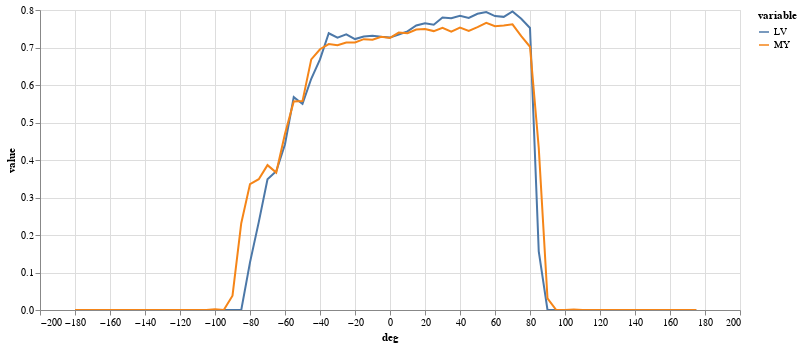

The cell this chart's notebook holds for it:
### Code cell
(alt
 .Chart(results.melt(id_vars=['deg'],value_vars=['LV','MY']))
 .mark_line()
 .encode(
     x="deg",
     y="value",
     color="variable",
     tooltip="value"
 )
 .properties(width=700,height=300)
 .interactive()
)

### Figure 1 — Vega-Lite specification as saved in the notebook (floating-point values rounded to 4 significant figures; data arrays with more than 128 entries replaced by an {"elided": "..."} marker saying what was removed)
{"config": {"view": {"continuousWidth": 400, "continuousHeight": 300}}, "data": {"name": "data-ad41a18c4a3c07bacb44c3feadd87bce"}, "mark": "line", "encoding": {"color": {"type": "nominal", "field": "variable"}, "tooltip": {"type": "quantitative", "field": "value"}, "x": {"type": "quantitative", "field": "deg"}, "y": {"type": "quantitative", "field": "value"}}, "height": 300, "selection": {"selector006": {"type": "interval", "bind": "scales", "encodings": ["x", "y"]}}, "width": 700, "$schema": "https://vega.github.io/schema/vega-lite/v4.8.1.json", "datasets": {"data-ad41a18c4a3c07bacb44c3feadd87bce": {"elided": "144 records"}}}
